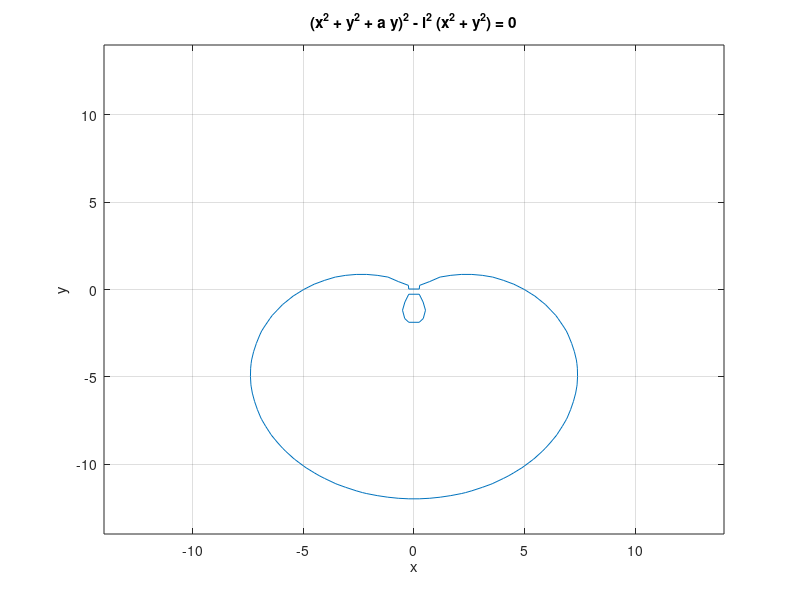

Write the MATLAB code that produced this figure.
%% Lemniscata Bernoulli
c = 1;
f = @(x,y)(x .^ 2 + y .^ 2) .^ 2 - 2 * c ^ 2 * (x .^ 2 - y .^ 2);
c = c * sqrt(2);
ezplot(f,[-c c -c c]);
grid on;
%% Grandi's roses
a = 15;
k = 6/7;
x = -2*a:0.05:2*a;
y = a * sin(k * x);
plot(y .* cos(x),y .* sin(x));
%% Pascal's Snail
a = 7;
l = 5;
f = @(x,y)(x .^ 2 + y .^ 2 + a .* y) .^ 2 - l ^ 2 .* (x .^ 2 + y .^ 2);
ezplot(f,[-2*a 2*a -2*a 2*a]);
grid on;
